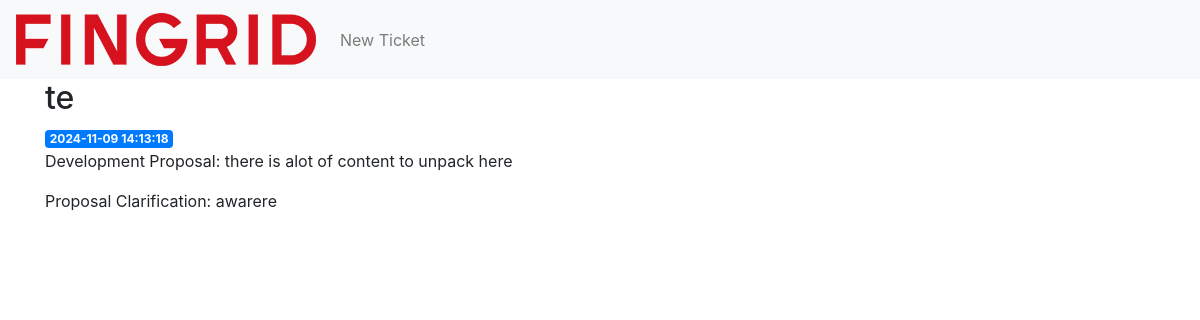
/2, run on the app's committed database.
### tables this page shows
CREATE TABLE tickets (
    id INTEGER PRIMARY KEY AUTOINCREMENT,
    -- user_id INTEGER NOT NULL,
    created TIMESTAMP NOT NULL DEFAULT CURRENT_TIMESTAMP,
    title VARCHAR(255) NOT NULL,
    status TEXT NOT NULL CHECK(status IN ('open', 'in_progress', 'closed')) DEFAULT 'open',
    development_proposal TEXT,
    development_clarification TEXT,
    -- release_date DATE,
    -- functional_area TEXT,
    ball_park_estimate VARCHAR(10),
    impact_on_market INT,
    product_improvement TEXT,
    priority VARCHAR(10) NOT NULL CHECK(priority IN ('low', 'medium', 'high')) DEFAULT 'low',
    comment TEXT,
    next_steps TEXT
);

### app.py (the view)
@app.route('/<int:post_id>')
def post(post_id):
    post = get_post(post_id)
    return render_template('post.html', post=post)

### app.py (called while the page is built)
def get_db_connection():
    conn = sqlite3.connect('database/database.db')
    conn.row_factory = sqlite3.Row
    return conn

def get_post(post_id):
    conn = get_db_connection()
    post = conn.execute('SELECT * FROM tickets WHERE id = ?',
                        (post_id,)).fetchone()
    conn.close()
    if post is None:
        abort(404)
    return post

### templates/post.html
{% extends 'base.html' %}
{% block content %}
    <h2>{% block title %} {{ post['title'] }} {% endblock %}</h2>
    <span class="badge badge-primary">{{ post['created'] }}</span>
    <p>Development Proposal: {{ post['development_proposal'] }}</p>
    <p>Proposal Clarification: {{ post['development_clarification']}}</p>
{% endblock %}

### static/css/style.css (style rules this page uses)
body { font-family: 'Inter', sans-serif; }

### data on the page
tickets: title "te", created "2024-11-09 14:13:18", development_proposal "there is alot of content to unpack here", development_clarification "awarere"
